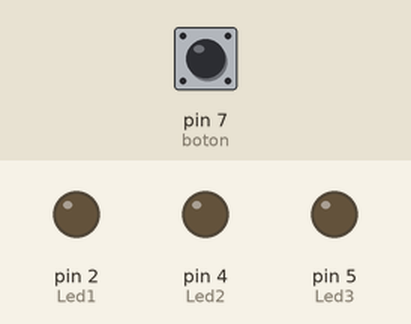
Simulated run of this sketch. Board: Arduino Uno, built with avr-gcc and run on an emulated ATmega328P. On the bench: output pins drawn as LEDs (lit = HIGH). Dashed ring = blinking. Inputs (shaded band) come from the test bench; at power-on: pin 7 (boton) HIGH.

Above: at 1.2 s.
1.3 s: pin 7 (boton) pulled LOW for 0.15 s
At 2.0 s:
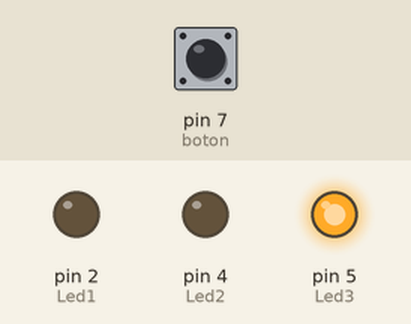
2.9 s: pin 7 (boton) pulled LOW for 1 s
At 4.5 s:
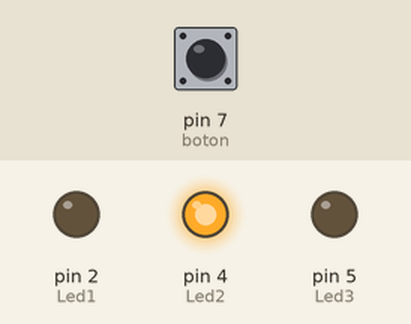
5.9 s: pin 7 (boton) pulled LOW for 3.2 s
At 6.11 s:
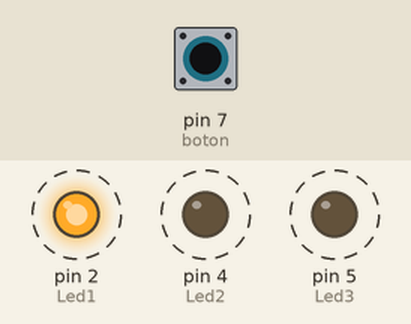
Timing chart, 0 to 10.6 s (numbered marks = the images above; inputs shaded):
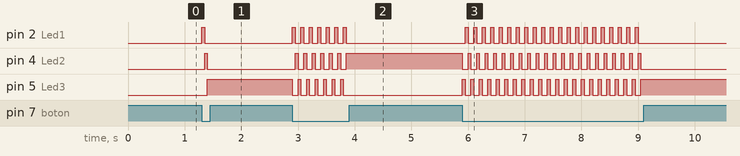

The sketch:

codigo-arduino.ino
```cpp
#define Led1    2
#define Led2    4
#define Led3    5
#define boton   7

int count = 0;

void setup()
{
	pinMode( Led1  , OUTPUT );
  	pinMode( Led2  , OUTPUT );
  	pinMode( Led3  , OUTPUT );
  	pinMode( boton , INPUT );

}

void loop()
{
  if( digitalRead(boton) != HIGH && count == 0)
  {
  	digitalWrite( Led1 , HIGH );
    digitalWrite( Led2 , LOW  );
    digitalWrite( Led3 , LOW  );

    count += 1;
    delay(50);
  }

  if( digitalRead(boton) != HIGH && count == 1 )
  {
  	digitalWrite( Led1 , LOW );
    digitalWrite( Led2 , HIGH  );
    digitalWrite( Led3 , LOW  );

    count += 1;
    delay(50);
  }
if( digitalRead(boton) != HIGH && count == 2)
  {
  	digitalWrite( Led1 , LOW );
    digitalWrite( Led2 , LOW  );
    digitalWrite( Led3 , HIGH  );

    count = 0;
    delay(50);
  }

}
```

Measured:
- after the input at 1.3 s, pin 2 (Led1): LOW → HIGH at once, → LOW 0.05 s later; pin 4 (Led2): LOW → HIGH after 0.05 s, → LOW 0.05 s later; pin 5 (Led3): LOW → HIGH after 0.10 s
- after the input at 2.9 s, pin 2 (Led1): alternates HIGH for 0.05 s and LOW for 0.10 s, 14 changes in all, then stays LOW, starting at once; pin 4 (Led2): alternates HIGH for 0.05 s and LOW for 0.10 s, 13 changes in all, then stays HIGH, starting after 0.05 s
- after the input at 5.9 s, pin 2 (Led1): alternates HIGH for 0.05 s and LOW for 0.10 s, 42 changes in all, then stays LOW, starting after 0.05 s; pin 4 (Led2): alternates HIGH for 0.05 s and LOW for 0.10 s, 43 changes in all, then stays LOW, starting at once
